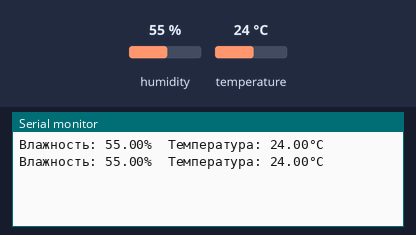
This sketch was run on a simulated Arduino Uno, built with avr-gcc and run on an emulated ATmega328P. Parts: the last lines printed to the serial monitor. The test bench sets the inputs (shaded band); at power-on: humidity 55 %, temperature 24 °C.

Above: at 2.8 s.
2.9 s: humidity set to 22 %
At 4.6 s:
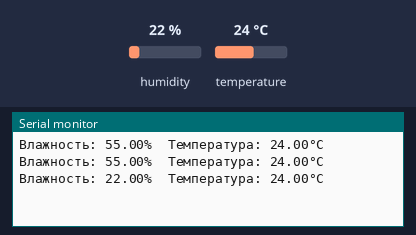
5.6 s: temperature set to 12 °C
At 6.4 s:
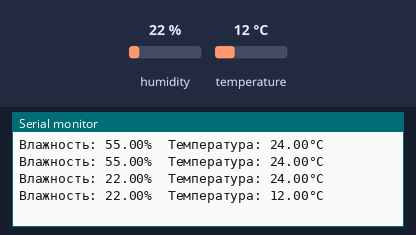
8.3 s: humidity set to 40 %
At 11.1 s:
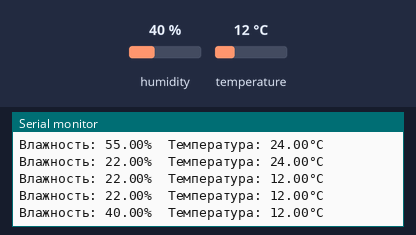
Timing chart, 0 to 12.6 s (numbered marks = the images above; inputs shaded):
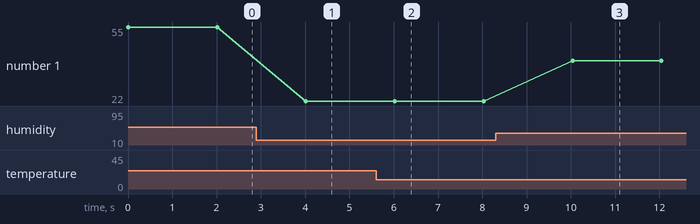

Measured:
- after the input at 2.9 s, the serial monitor: prints a new line after 1.1 s (image 1)
- after the input at 5.6 s, the serial monitor: prints a new line after 0.43 s (image 2)
- after the input at 8.3 s, the serial monitor: prints a new line after 1.7 s (image 3)
- plotted number 1: 55 → 22 after the input at 2.9 s, 22 → 40 after the input at 8.3 s

The sketch:

temp_humidity_dht22.ino
```cpp
#include <DHT.h>

#define DHTPIN 12       // Подключен к цифровому пину D12
#define DHTTYPE DHT22   // Тип датчика DHT22

DHT dht(DHTPIN, DHTTYPE);

void setup() {
    Serial.begin(9600);
    dht.begin();
}

void loop() {
    float humidity = dht.readHumidity();      // Читаем влажность
    float temperature = dht.readTemperature(); // Читаем температуру в Цельсиях

    if (isnan(humidity) || isnan(temperature)) {
        Serial.println("Ошибка считывания с датчика!");
        return;
    }

    Serial.print("Влажность: ");
    Serial.print(humidity);
    Serial.print("%  Температура: ");
    Serial.print(temperature);
    Serial.println("°C");

    delay(2000);  // Читаем данные каждые 2 секунды
}
```
